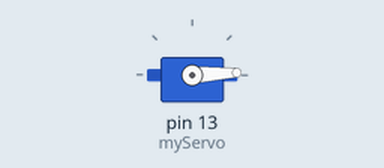
Simulated run of this sketch. Board: Arduino Uno, built with avr-gcc and run on an emulated ATmega328P. Parts: servo.

Above: at 0.05 s.
At 1.3 s:
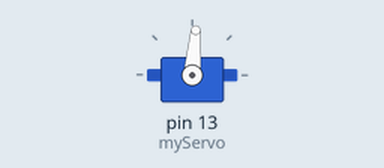
At 2.6 s:
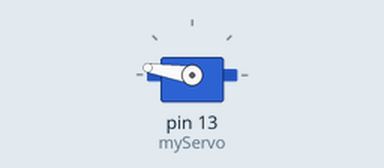
At 5.2 s:
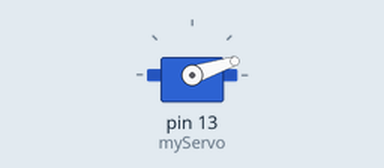
Timing chart, 0 to 7.1 s (numbered marks = the images above):
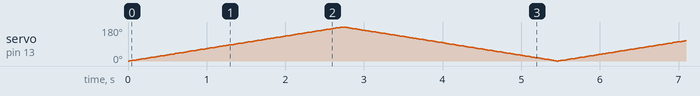

The sketch:

servo.ino
```cpp
#include <Servo.h>

Servo myServo;
int pos = 0;

void setup() {
  myServo.attach(13);
}

void loop() {
  for (pos = 0; pos <= 180; pos++) {
    myServo.write(pos);
    delay(15);
  }

  for (pos = 180; pos >= 0; pos--) {
    myServo.write(pos);
    delay(15);
  }
}
```
